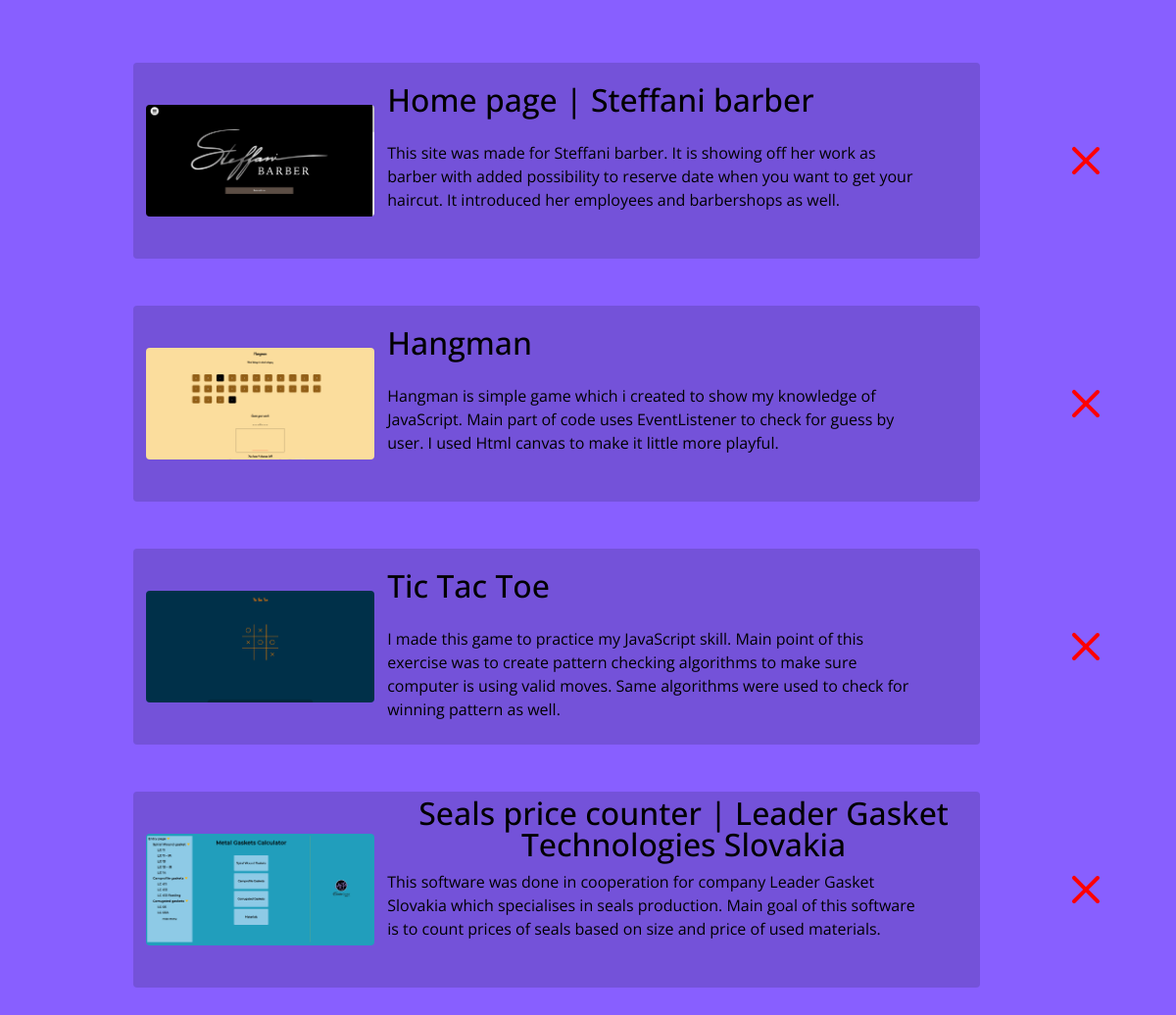
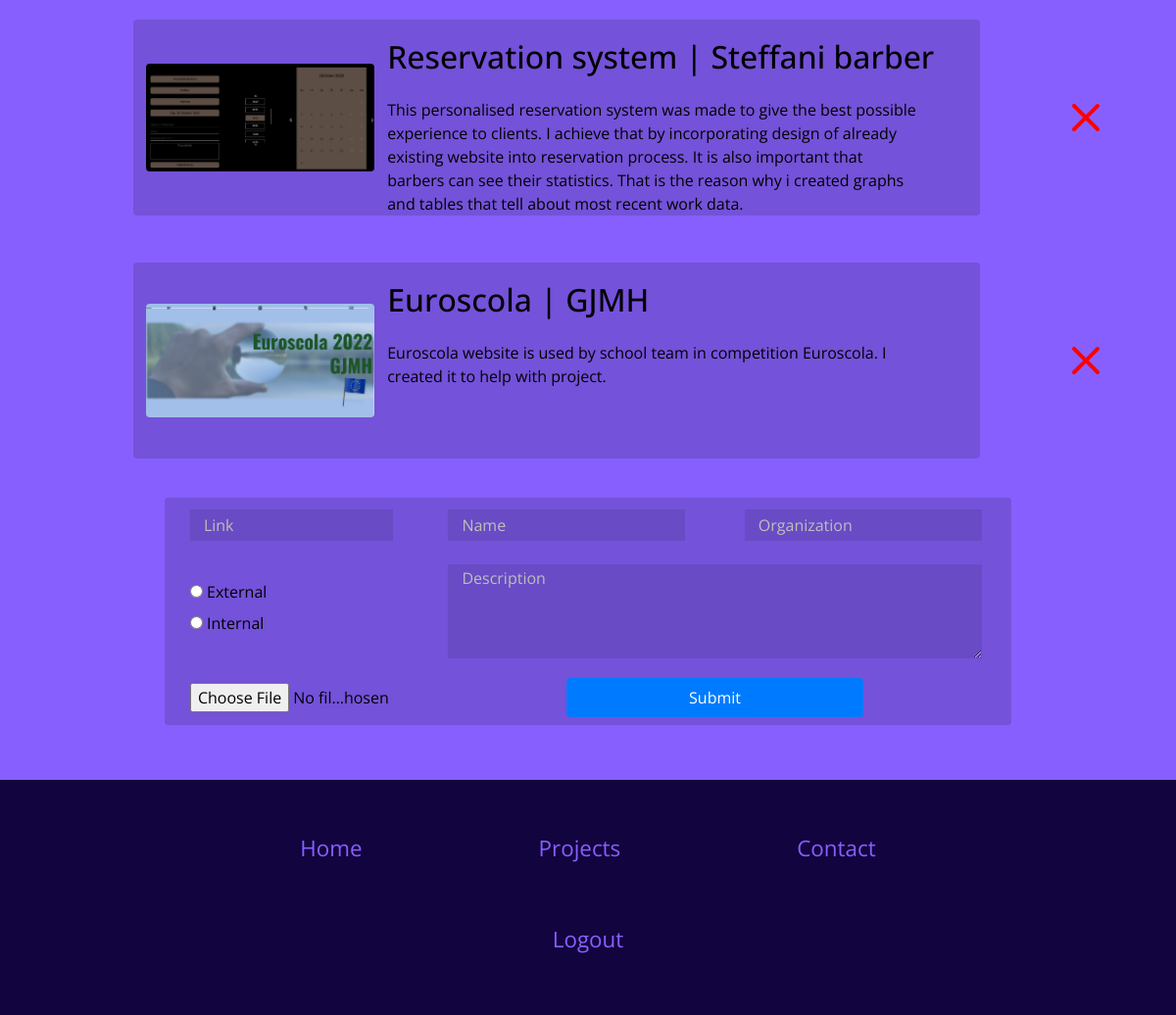
Page /projects/ (signed in) on the committed database (2 pictures, top to bottom).
### projects/models.py (models this page shows, shortened)
class Project(models.Model):
    name = models.CharField(max_length=50)
    organization = models.CharField(max_length=100, blank=True, default='', null=True)
    description = models.CharField(max_length=500)
    pictureName = models.ImageField(upload_to="images/")
    link = models.CharField(max_length=100)
    linkType = models.CharField(max_length=1)
    class Meta:
        db_table = "projects"

### projects/views.py (the view, shortened to what this page needs)
# urls.py: path('', v.projects_view, name="projects"),
def projects_view(request):
    context = {
        "projects": Project.objects.all(),
        "form": ProjectForm()
    }
    return render(request, 'projects/projects.html', context)

### projects/forms.py
class ProjectForm(forms.ModelForm):
    name = forms.CharField(label='', max_length=50, widget=forms.TextInput(attrs = {'class': 'heading-text', 'id':'heading-name', 'placeholder': 'Name'} ))
    organization = forms.CharField(label='', max_length=50, required=False, widget=forms.TextInput(attrs = {'class': 'heading-text', 'id':'heading-org', 'placeholder': 'Organization'} ))
    description = forms.CharField(label='', max_length=500, widget=forms.Textarea(attrs = {'id':'heading-description', 'placeholder': 'Description'} ))
    pictureName = forms.ImageField(label='', widget=forms.FileInput(attrs = {'id':'img', 'accept':'image/*'}))
    link = forms.CharField(label='', max_length=100, widget=forms.TextInput(attrs={'class': 'heading-text', 'id': 'heading-link', 'placeholder': 'Link'}))
    CHOICES = [('E','External'),('I','Internal')]
    linkType=forms.CharField(label='', widget=forms.RadioSelect(choices=CHOICES, attrs={'id':'new-radio'}))
    class Meta:
        model = Project
        fields = ["name", "organization", "description", "pictureName", "link", "linkType"]

### projects/templates/projects/projects.html (shortened to what this page needs)
{% extends 'base.html' %}
{% load static %}
{% block stylesheetLink %}
    <link rel="stylesheet" href="{% static 'projects/styles/stylesheetProjects.css' %}">
{% endblock %}
{% block body %}
    <section class="projects-section">
        {% for project in projects %}
            <div class="project-div">
                {% if project.linkType == 'E' %}
                    <a href="https://{{ project.link }}" class="projects-box rounded" target="_blank">
                {% else %}
                    <a href="{% url project.link %}" class="projects-box rounded" target="_blank">
                {% endif%}
                    <img src="/static/{{ project.pictureName }}" class="projects-image img-fluid rounded">
                    <h2 class="projects-heading"><span id="unB">{{ project.name }} {% if project.organization %}| {{ project.organization }}{% endif %}</span></h2>
                    <p class="projects-text">{{ project.description }}</p>
                </a>
                {% if user.is_authenticated %}
                <a href="delete/{{ project.id }}" class="project-delete">
                    <svg xmlns="http://www.w3.org/2000/svg" width="64" height="64" fill="red" class="bi bi-x" viewBox="0 0 16 16">
                        <path d="M4.646 4.646a.5.5 0 0 1 .708 0L8 7.293l2.646-2.647a.5.5 0 0 1 .708.708L8.707 8l2.647 2.646a.5.5 0 0 1-.708.708L8 8.707l-2.646 2.647a.5.5 0 0 1-.708-.708L7.293 8 4.646 5.354a.5.5 0 0 1 0-.708z"/>
                    </svg>
                </a>
                {% endif %}
            </div>
        {% endfor %}
        {% if user.is_authenticated %}
        <form method="POST" enctype="multipart/form-data" class="projects-box rounded" id="newProject">
            {{ form }}
            <input type="submit" value="Submit" id="input-button" class="btn btn-primary">
        </form>
        {% endif %}
    </section>
    {% include 'footer.html' %}
{% endblock %}

### static/styles/stylesheet.css (style rules this page uses)
:root { --backCol: #12043E; --blue: #885fff; --projectBlue: #5d42ac75; --projectFont: black; margin: 0; padding: 0; font-family: 'Open Sans', sans-serif; }
html { scroll-behavior: smooth; }
body { margin: 0; padding: 0; font-family: 'Open Sans', sans-serif; }
#unB, #unP { margin: 0; padding: 0; height: 4vh; display: inline-block; text-align: center; min-height: 5vh; line-height: 4vh; }
#unB::after, #unP::after { content: ""; width: 0px; height: 1px; display: block; background: black; transition: 300ms; margin-left: auto; margin-right: auto; }
#unB::after { background: black; }

### projects/static/projects/styles/stylesheetProjects.css (style rules this page uses)
.projects-section { height: auto; width: 90%; margin: 5vh auto 5vh auto; padding: 0; display: grid; grid-template-columns: 100%; grid-template-rows: auto auto auto auto auto; justify-content: center; }
.projects-image { grid-area: photo; max-width: 90%; max-height: 90%; margin: auto; }
.projects-heading { grid-area: heading; margin: auto 0; height: auto; }
.projects-text { grid-area: text; height: auto; width: 90%; }
.projects-box { width: 80%; height: auto; background-color: var(--projectBlue); color: var(--projectFont); margin: 2vh auto; display: grid; grid-template: "photo heading" 10vh "photo text" 15vh /30% 70%; position: relative; }
#newProject { grid-template: "link name organization" 7vh "radio text text" 15vh "photo button button" 7vh /30% 35% 35%; }
.heading-text { width: 80% ; height: 4vh; margin: auto 10%; background-color: var(--projectBlue); border: none; }
.heading-text::placeholder, #heading-description::placeholder { color: rgb(190, 190, 190); padding: 0 1vw; }
#heading-name { grid-area: name; }
#heading-org { grid-area: organization; }
#heading-description { grid-area: text; background-color: var(--projectBlue); border: none; width: 90%; height: 80%; margin: auto; }
#input-button { grid-area: button; height: 70%; margin: auto; width: 50%; }
#img { grid-area: photo; margin: auto; width: 80%; }
.project-div { display: flex; flex-direction: row; align-items: center; margin: 1vh 0; }
#heading-link { grid-area: link; }
#new-radio { grid-area: radio; margin: auto; width: 80%; }

### rows in the picture
Project: pictureName (picture), name "Home page", organization "Steffani barber", description "This site was made for Steffani barber. It is showing off her work as barber with added possibility to reserve date when you want to get your haircut. It introduced her employees and barbershops as well."
Project: pictureName (picture), name "Hangman", description "Hangman is simple game which i created to show my knowledge of JavaScript. Main part of code uses EventListener to check for guess by user. I used Html canvas to make it little more playful."
Project: pictureName (picture), name "Tic Tac Toe", description "I made this game to practice my JavaScript skill. Main point of this exercise was to create pattern checking algorithms to make sure computer is using valid moves. Same algorithms were used to check for winning pattern as well."
Project: pictureName (picture), name "Seals price counter", organization "Leader Gasket Technologies Slovakia", description "This software was done in cooperation for company Leader Gasket Slovakia which specialises in seals production. Main goal of this software is to count prices of seals based on size and price of used materials."
Project: pictureName (picture), name "Reservation system", organization "Steffani barber", description "This personalised reservation system was made to give the best possible experience to clients. I achieve that by incorporating design of already existing website into reservation process. It is also important that barbers can see their statistics. That is the reason why i created graphs and tables that tell about most recent work data."
Project: pictureName (picture), name "Euroscola", organization "GJMH", description "Euroscola website is used by school team in competition Euroscola. I created it to help with project."
